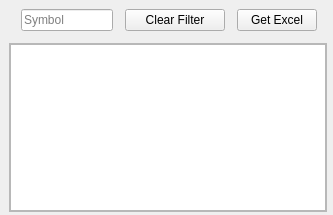
<?xml version="1.0" encoding="UTF-8"?>
<ui version="4.0">
 <class>MainWindow</class>
 <widget class="QMainWindow" name="MainWindow">
  <property name="geometry">
   <rect>
    <x>0</x>
    <y>0</y>
    <width>333</width>
    <height>215</height>
   </rect>
  </property>
  <property name="windowTitle">
   <string>MainWindow</string>
  </property>
  <property name="dockOptions">
   <set>QMainWindow::AllowNestedDocks|QMainWindow::AllowTabbedDocks|QMainWindow::AnimatedDocks|QMainWindow::ForceTabbedDocks|QMainWindow::GroupedDragging|QMainWindow::VerticalTabs</set>
  </property>
  <widget class="QWidget" name="centralwidget">
   <layout class="QGridLayout" name="gridLayout">
    <property name="leftMargin">
     <number>0</number>
    </property>
    <property name="topMargin">
     <number>0</number>
    </property>
    <property name="rightMargin">
     <number>0</number>
    </property>
    <property name="bottomMargin">
     <number>0</number>
    </property>
    <property name="horizontalSpacing">
     <number>3</number>
    </property>
    <property name="verticalSpacing">
     <number>0</number>
    </property>
    <item row="2" column="2">
     <widget class="QFrame" name="mainFrame">
      <property name="sizePolicy">
       <sizepolicy hsizetype="Expanding" vsizetype="Expanding">
        <horstretch>0</horstretch>
        <verstretch>0</verstretch>
       </sizepolicy>
      </property>
      <property name="frameShape">
       <enum>QFrame::StyledPanel</enum>
      </property>
      <property name="frameShadow">
       <enum>QFrame::Raised</enum>
      </property>
      <layout class="QGridLayout" name="gridLayout_4">
       <property name="leftMargin">
        <number>0</number>
       </property>
       <property name="topMargin">
        <number>0</number>
       </property>
       <property name="rightMargin">
        <number>0</number>
       </property>
       <property name="bottomMargin">
        <number>0</number>
       </property>
       <property name="spacing">
        <number>0</number>
       </property>
       <item row="0" column="0">
        <widget class="QTableView" name="tableView">
         <property name="font">
          <font>
           <pointsize>11</pointsize>
          </font>
         </property>
         <property name="styleSheet">
          <string notr="true"/>
         </property>
         <property name="selectionBehavior">
          <enum>QAbstractItemView::SelectRows</enum>
         </property>
         <property name="showGrid">
          <bool>true</bool>
         </property>
         <property name="sortingEnabled">
          <bool>true</bool>
         </property>
         <attribute name="verticalHeaderDefaultSectionSize">
          <number>23</number>
         </attribute>
        </widget>
       </item>
      </layout>
     </widget>
    </item>
    <item row="0" column="1" colspan="3">
     <widget class="QWidget" name="indexBar" native="true">
      <property name="sizePolicy">
       <sizepolicy hsizetype="Preferred" vsizetype="Minimum">
        <horstretch>0</horstretch>
        <verstretch>0</verstretch>
       </sizepolicy>
      </property>
      <property name="minimumSize">
       <size>
        <width>0</width>
        <height>0</height>
       </size>
      </property>
      <property name="styleSheet">
       <string notr="true"/>
      </property>
      <layout class="QGridLayout" name="gridLayout_2">
       <item row="0" column="1" rowspan="2" colspan="2">
        <widget class="QLineEdit" name="le_text_2">
         <property name="sizePolicy">
          <sizepolicy hsizetype="Preferred" vsizetype="Fixed">
           <horstretch>0</horstretch>
           <verstretch>0</verstretch>
          </sizepolicy>
         </property>
         <property name="maximumSize">
          <size>
           <width>200</width>
           <height>16777215</height>
          </size>
         </property>
         <property name="placeholderText">
          <string>Symbol</string>
         </property>
        </widget>
       </item>
       <item row="0" column="0" rowspan="2">
        <widget class="Line" name="line_4">
         <property name="maximumSize">
          <size>
           <width>20</width>
           <height>16777215</height>
          </size>
         </property>
         <property name="styleSheet">
          <string notr="true">background-color: transparent;</string>
         </property>
         <property name="orientation">
          <enum>Qt::Horizontal</enum>
         </property>
        </widget>
       </item>
       <item row="1" column="2">
        <widget class="Line" name="line_5">
         <property name="maximumSize">
          <size>
           <width>10</width>
           <height>16777215</height>
          </size>
         </property>
         <property name="styleSheet">
          <string notr="true">background-color: transparent;</string>
         </property>
         <property name="orientation">
          <enum>Qt::Horizontal</enum>
         </property>
        </widget>
       </item>
       <item row="0" column="3" rowspan="2">
        <widget class="Line" name="line_9">
         <property name="maximumSize">
          <size>
           <width>25</width>
           <height>16777215</height>
          </size>
         </property>
         <property name="styleSheet">
          <string notr="true">background-color: transparent;</string>
         </property>
         <property name="orientation">
          <enum>Qt::Horizontal</enum>
         </property>
        </widget>
       </item>
       <item row="0" column="6" rowspan="2">
        <widget class="QPushButton" name="pbGetExcel">
         <property name="minimumSize">
          <size>
           <width>80</width>
           <height>0</height>
          </size>
         </property>
         <property name="maximumSize">
          <size>
           <width>200</width>
           <height>16777215</height>
          </size>
         </property>
         <property name="text">
          <string>Get Excel</string>
         </property>
        </widget>
       </item>
       <item row="0" column="4" rowspan="2">
        <widget class="QPushButton" name="pbClearfilter">
         <property name="minimumSize">
          <size>
           <width>100</width>
           <height>0</height>
          </size>
         </property>
         <property name="maximumSize">
          <size>
           <width>200</width>
           <height>16777215</height>
          </size>
         </property>
         <property name="text">
          <string>Clear Filter</string>
         </property>
        </widget>
       </item>
       <item row="1" column="5">
        <widget class="Line" name="line_8">
         <property name="maximumSize">
          <size>
           <width>10</width>
           <height>16777215</height>
          </size>
         </property>
         <property name="styleSheet">
          <string notr="true">background-color: transparent;</string>
         </property>
         <property name="orientation">
          <enum>Qt::Horizontal</enum>
         </property>
        </widget>
       </item>
       <item row="1" column="7">
        <widget class="Line" name="line_6">
         <property name="minimumSize">
          <size>
           <width>1</width>
           <height>0</height>
          </size>
         </property>
         <property name="styleSheet">
          <string notr="true">background-color:transparent</string>
         </property>
         <property name="orientation">
          <enum>Qt::Horizontal</enum>
         </property>
        </widget>
       </item>
      </layout>
     </widget>
    </item>
    <item row="1" column="2">
     <widget class="Line" name="line_2">
      <property name="styleSheet">
       <string notr="true">background-color: transparent;</string>
      </property>
      <property name="orientation">
       <enum>Qt::Horizontal</enum>
      </property>
     </widget>
    </item>
    <item row="3" column="1">
     <widget class="Line" name="line_18">
      <property name="orientation">
       <enum>Qt::Horizontal</enum>
      </property>
     </widget>
    </item>
    <item row="2" column="3">
     <widget class="Line" name="line_3">
      <property name="styleSheet">
       <string notr="true">background-color: transparent;</string>
      </property>
      <property name="orientation">
       <enum>Qt::Vertical</enum>
      </property>
     </widget>
    </item>
    <item row="2" column="0">
     <widget class="Line" name="line">
      <property name="styleSheet">
       <string notr="true">background-color: transparent;</string>
      </property>
      <property name="orientation">
       <enum>Qt::Vertical</enum>
      </property>
     </widget>
    </item>
   </layout>
  </widget>
 </widget>
 <resources>
  <include location="../../../Users/HP/Desktop/Autotrader-Reborn2.1/Resourses/icons/icons.qrc"/>
 </resources>
 <connections/>
</ui>
